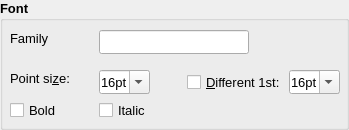
                    <widget class="QGroupBox" name="gbFont">
                     <property name="minimumSize">
                      <size>
                       <width>270</width>
                       <height>130</height>
                      </size>
                     </property>
                     <property name="font">
                      <font>
                       <family>Arial</family>
                       <pointsize>10</pointsize>
                       <weight>75</weight>
                       <bold>true</bold>
                      </font>
                     </property>
                     <property name="title">
                      <string>Font</string>
                     </property>
                     <widget class="QLineEdit" name="edtFontFamily">
                      <property name="geometry">
                       <rect>
                        <x>99</x>
                        <y>30</y>
                        <width>150</width>
                        <height>24</height>
                       </rect>
                      </property>
                      <property name="minimumSize">
                       <size>
                        <width>0</width>
                        <height>24</height>
                       </size>
                      </property>
                      <property name="font">
                       <font>
                        <family>Arial</family>
                        <pointsize>10</pointsize>
                        <weight>50</weight>
                        <bold>false</bold>
                       </font>
                      </property>
                     </widget>
                     <widget class="QComboBox" name="cbPointSizeFirstLine">
                      <property name="geometry">
                       <rect>
                        <x>289</x>
                        <y>70</y>
                        <width>51</width>
                        <height>24</height>
                       </rect>
                      </property>
                      <property name="minimumSize">
                       <size>
                        <width>0</width>
                        <height>24</height>
                       </size>
                      </property>
                      <property name="font">
                       <font>
                        <family>Arial</family>
                        <pointsize>10</pointsize>
                        <weight>50</weight>
                        <bold>false</bold>
                       </font>
                      </property>
                      <property name="editable">
                       <bool>true</bool>
                      </property>
                      <property name="currentIndex">
                       <number>6</number>
                      </property>
                      <property name="insertPolicy">
                       <enum>QComboBox::NoInsert</enum>
                      </property>
                      <item>
                       <property name="text">
                        <string>8pt</string>
                       </property>
                      </item>
                      <item>
                       <property name="text">
                        <string>9pt</string>
                       </property>
                      </item>
                      <item>
                       <property name="text">
                        <string>10pt</string>
                       </property>
                      </item>
                      <item>
                       <property name="text">
                        <string>11pt</string>
                       </property>
                      </item>
                      <item>
                       <property name="text">
                        <string>12pt</string>
                       </property>
                      </item>
                      <item>
                       <property name="text">
                        <string>14pt</string>
                       </property>
                      </item>
                      <item>
                       <property name="text">
                        <string>16pt</string>
                       </property>
                      </item>
                      <item>
                       <property name="text">
                        <string>18pt</string>
                       </property>
                      </item>
                      <item>
                       <property name="text">
                        <string>20pt</string>
                       </property>
                      </item>
                      <item>
                       <property name="text">
                        <string>22pt</string>
                       </property>
                      </item>
                      <item>
                       <property name="text">
                        <string>24pt</string>
                       </property>
                      </item>
                      <item>
                       <property name="text">
                        <string>26pt</string>
                       </property>
                      </item>
                      <item>
                       <property name="text">
                        <string>28pt</string>
                       </property>
                      </item>
                      <item>
                       <property name="text">
                        <string>36pt</string>
                       </property>
                      </item>
                      <item>
                       <property name="text">
                        <string>48pt</string>
                       </property>
                      </item>
                      <item>
                       <property name="text">
                        <string>72pt</string>
                       </property>
                      </item>
                     </widget>
                     <widget class="QLabel" name="label_27">
                      <property name="geometry">
                       <rect>
                        <x>10</x>
                        <y>30</y>
                        <width>39</width>
                        <height>16</height>
                       </rect>
                      </property>
                      <property name="font">
                       <font>
                        <family>Arial</family>
                        <pointsize>10</pointsize>
                        <weight>50</weight>
                        <bold>false</bold>
                       </font>
                      </property>
                      <property name="text">
                       <string>Family</string>
                      </property>
                      <property name="buddy">
                       <cstring>edtFontFamily</cstring>
                      </property>
                     </widget>
                     <widget class="QCheckBox" name="chkBold">
                      <property name="geometry">
                       <rect>
                        <x>10</x>
                        <y>100</y>
                        <width>49</width>
                        <height>20</height>
                       </rect>
                      </property>
                      <property name="font">
                       <font>
                        <family>Arial</family>
                        <pointsize>10</pointsize>
                        <weight>50</weight>
                        <bold>false</bold>
                       </font>
                      </property>
                      <property name="text">
                       <string>Bold</string>
                      </property>
                     </widget>
                     <widget class="QLabel" name="label_28">
                      <property name="geometry">
                       <rect>
                        <x>10</x>
                        <y>70</y>
                        <width>62</width>
                        <height>16</height>
                       </rect>
                      </property>
                      <property name="font">
                       <font>
                        <family>Arial</family>
                        <pointsize>10</pointsize>
                        <weight>50</weight>
                        <bold>false</bold>
                       </font>
                      </property>
                      <property name="text">
                       <string>Point si&amp;ze:</string>
                      </property>
                      <property name="buddy">
                       <cstring>cbPointSize</cstring>
                      </property>
                     </widget>
                     <widget class="QCheckBox" name="chkDifferentFirstLine">
                      <property name="geometry">
                       <rect>
                        <x>187</x>
                        <y>72</y>
                        <width>96</width>
                        <height>20</height>
                       </rect>
                      </property>
                      <property name="font">
                       <font>
                        <family>Arial</family>
                        <pointsize>10</pointsize>
                        <weight>50</weight>
                        <bold>false</bold>
                       </font>
                      </property>
                      <property name="text">
                       <string>&amp;Different 1st:</string>
                      </property>
                     </widget>
                     <widget class="QComboBox" name="cbPointSize">
                      <property name="geometry">
                       <rect>
                        <x>99</x>
                        <y>70</y>
                        <width>51</width>
                        <height>24</height>
                       </rect>
                      </property>
                      <property name="minimumSize">
                       <size>
                        <width>0</width>
                        <height>24</height>
                       </size>
                      </property>
                      <property name="font">
                       <font>
                        <family>Arial</family>
                        <pointsize>10</pointsize>
                        <weight>50</weight>
                        <bold>false</bold>
                       </font>
                      </property>
                      <property name="editable">
                       <bool>true</bool>
                      </property>
                      <property name="currentIndex">
                       <number>6</number>
                      </property>
                      <property name="insertPolicy">
                       <enum>QComboBox::NoInsert</enum>
                      </property>
                      <item>
                       <property name="text">
                        <string>8pt</string>
                       </property>
                      </item>
                      <item>
                       <property name="text">
                        <string>9pt</string>
                       </property>
                      </item>
                      <item>
                       <property name="text">
                        <string>10pt</string>
                       </property>
                      </item>
                      <item>
                       <property name="text">
                        <string>11pt</string>
                       </property>
                      </item>
                      <item>
                       <property name="text">
                        <string>12pt</string>
                       </property>
                      </item>
                      <item>
                       <property name="text">
                        <string>14pt</string>
                       </property>
                      </item>
                      <item>
                       <property name="text">
                        <string>16pt</string>
                       </property>
                      </item>
                      <item>
                       <property name="text">
                        <string>18pt</string>
                       </property>
                      </item>
                      <item>
                       <property name="text">
                        <string>20pt</string>
                       </property>
                      </item>
                      <item>
                       <property name="text">
                        <string>22pt</string>
                       </property>
                      </item>
                      <item>
                       <property name="text">
                        <string>24pt</string>
                       </property>
                      </item>
                      <item>
                       <property name="text">
                        <string>26pt</string>
                       </property>
                      </item>
                      <item>
                       <property name="text">
                        <string>28pt</string>
                       </property>
                      </item>
                      <item>
                       <property name="text">
                        <string>36pt</string>
                       </property>
                      </item>
                      <item>
                       <property name="text">
                        <string>48pt</string>
                       </property>
                      </item>
                      <item>
                       <property name="text">
                        <string>72pt</string>
                       </property>
                      </item>
                     </widget>
                     <widget class="QCheckBox" name="chkItalic">
                      <property name="geometry">
                       <rect>
                        <x>99</x>
                        <y>100</y>
                        <width>50</width>
                        <height>20</height>
                       </rect>
                      </property>
                      <property name="font">
                       <font>
                        <family>Arial</family>
                        <pointsize>10</pointsize>
                        <weight>50</weight>
                        <bold>false</bold>
                       </font>
                      </property>
                      <property name="text">
                       <string>Italic</string>
                      </property>
                     </widget>
                    </widget>
